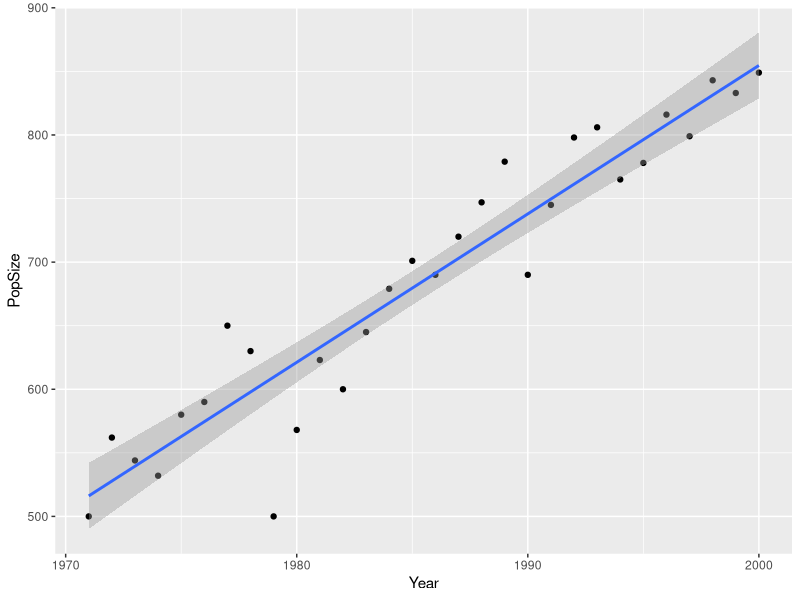

R code for this plot:
### Haggis population density in the Scottish Highlands.
### S. Johnston, University of Edinburgh.

# Load libraries, set working directory, and load data files

library(ggplot2)

hds <- read.table("data/haggis_density.txt", header = T)
head(hds)

# Conduct a linear regression of Population Size by Year

fit1 <- lm(PopSize ~ Year, data = hds)

# What is the slope?

fit1$coefficients

slope <- fit1$coefficients[2]

# What is the P-value?

summary(fit1)$coefficients

pval <- summary(fit1)$coefficients["Year", "Pr(>|t|)"]

# Plot the regression

ggplot(hds, aes(Year, PopSize)) +
  geom_point() + 
  stat_smooth(method = "lm")


